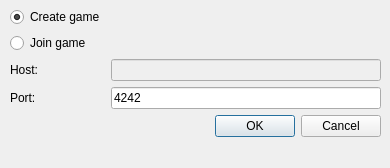
<?xml version="1.0" encoding="UTF-8"?>
<ui version="4.0">
 <class>InitDialog</class>
 <widget class="QDialog" name="InitDialog">
  <property name="geometry">
   <rect>
    <x>0</x>
    <y>0</y>
    <width>390</width>
    <height>168</height>
   </rect>
  </property>
  <property name="windowTitle">
   <string>QTunneler</string>
  </property>
  <widget class="QWidget" name="formLayoutWidget">
   <property name="geometry">
    <rect>
     <x>10</x>
     <y>7</y>
     <width>371</width>
     <height>152</height>
    </rect>
   </property>
   <layout class="QFormLayout" name="formLayout">
    <item row="0" column="0">
     <widget class="QRadioButton" name="createRadio">
      <property name="locale">
       <locale language="English" country="UnitedStates"/>
      </property>
      <property name="text">
       <string>Create game</string>
      </property>
      <property name="checked">
       <bool>true</bool>
      </property>
     </widget>
    </item>
    <item row="1" column="0">
     <widget class="QRadioButton" name="joinRadio">
      <property name="locale">
       <locale language="English" country="UnitedStates"/>
      </property>
      <property name="text">
       <string>Join game</string>
      </property>
     </widget>
    </item>
    <item row="2" column="0">
     <widget class="QLabel" name="hostLabel">
      <property name="locale">
       <locale language="English" country="UnitedStates"/>
      </property>
      <property name="text">
       <string>Host:</string>
      </property>
     </widget>
    </item>
    <item row="2" column="1">
     <widget class="QLineEdit" name="hostField">
      <property name="enabled">
       <bool>false</bool>
      </property>
      <property name="maxLength">
       <number>512</number>
      </property>
      <property name="readOnly">
       <bool>false</bool>
      </property>
     </widget>
    </item>
    <item row="3" column="0">
     <widget class="QLabel" name="portLabel">
      <property name="locale">
       <locale language="English" country="UnitedStates"/>
      </property>
      <property name="text">
       <string>Port:</string>
      </property>
     </widget>
    </item>
    <item row="4" column="1">
     <widget class="QDialogButtonBox" name="buttonBox">
      <property name="locale">
       <locale language="English" country="UnitedStates"/>
      </property>
      <property name="orientation">
       <enum>Qt::Horizontal</enum>
      </property>
      <property name="standardButtons">
       <set>QDialogButtonBox::Cancel|QDialogButtonBox::Ok</set>
      </property>
     </widget>
    </item>
    <item row="3" column="1">
     <widget class="QLineEdit" name="PortField">
      <property name="enabled">
       <bool>true</bool>
      </property>
      <property name="text">
       <string>4242</string>
      </property>
      <property name="maxLength">
       <number>5</number>
      </property>
      <property name="readOnly">
       <bool>false</bool>
      </property>
     </widget>
    </item>
   </layout>
  </widget>
 </widget>
 <resources/>
 <connections>
  <connection>
   <sender>buttonBox</sender>
   <signal>accepted()</signal>
   <receiver>InitDialog</receiver>
   <slot>accept()</slot>
   <hints>
    <hint type="sourcelabel">
     <x>248</x>
     <y>254</y>
    </hint>
    <hint type="destinationlabel">
     <x>157</x>
     <y>274</y>
    </hint>
   </hints>
  </connection>
  <connection>
   <sender>buttonBox</sender>
   <signal>rejected()</signal>
   <receiver>InitDialog</receiver>
   <slot>reject()</slot>
   <hints>
    <hint type="sourcelabel">
     <x>316</x>
     <y>260</y>
    </hint>
    <hint type="destinationlabel">
     <x>286</x>
     <y>274</y>
    </hint>
   </hints>
  </connection>
 </connections>
</ui>
